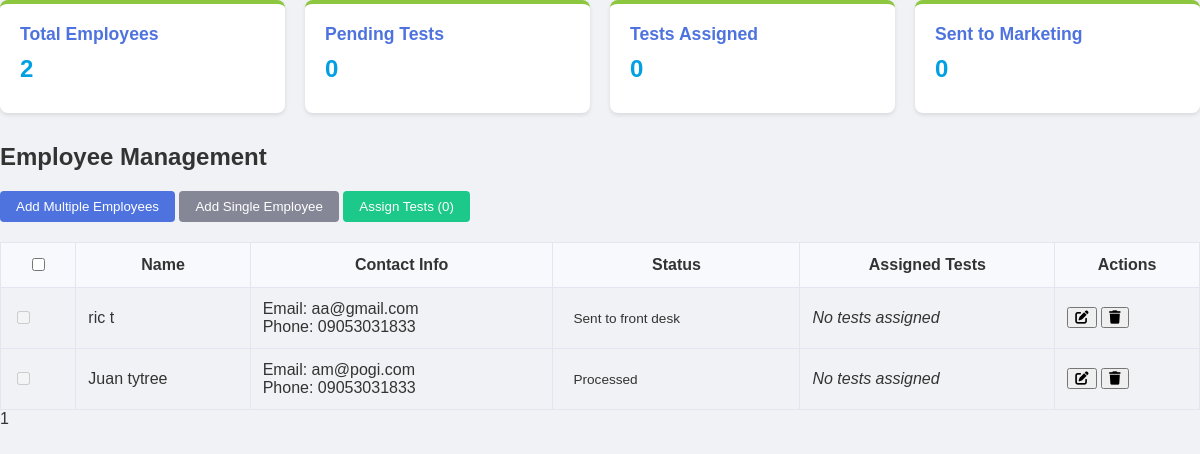
The page /company_rep_dashboard.php (signed in) on the database its author committed.
### tables this page shows
CREATE TABLE `employees` (
  `id` int(11) NOT NULL,
  `company_id` int(11) DEFAULT NULL,
  `first_name` varchar(50) NOT NULL,
  `last_name` varchar(50) NOT NULL,
  `age` int(11) DEFAULT NULL,
  `gender` enum('male','female','other') DEFAULT NULL,
  `birthday` date DEFAULT NULL,
  `email` varchar(100) DEFAULT NULL,
  `contact_number` varchar(20) DEFAULT NULL,
  `created_at` timestamp NOT NULL DEFAULT current_timestamp(),
  `tests` text DEFAULT NULL,
  `address` text DEFAULT NULL,
  `status` varchar(50) DEFAULT 'registered',
  `sent_to_front_desk_at` datetime DEFAULT NULL,
  `patient_id` varchar(10) DEFAULT NULL,
  `username` varchar(50) DEFAULT NULL,
  `password` varchar(50) DEFAULT NULL,
  `appointment_date` date DEFAULT NULL,
  `appointment_time` time DEFAULT NULL
);

### company_rep_dashboard.php (the view, shortened to what this page needs)
<?php
include 'db_connection.php';
$page = isset($_GET['page']) ? (int)$_GET['page'] : 1;
$per_page = 10;
$offset = ($page - 1) * $per_page;
$total_query = $conn->prepare("SELECT COUNT(*) as total FROM employees WHERE company_id = ?");
$total_query->bind_param("i", $_SESSION['company_id']);
$total_query->execute();
$total_result = $total_query->get_result()->fetch_assoc();
$total_employees = $total_result['total'];
$total_pages = ceil($total_employees / $per_page);
$employee_query = $conn->prepare("
    SELECT e.*,
           GROUP_CONCAT(t.name) as assigned_tests,
           COUNT(DISTINCT et.test_id) as test_count
    FROM employees e
    LEFT JOIN employee_tests et ON e.id = et.employee_id
    LEFT JOIN tests t ON et.test_id = t.id
    WHERE e.company_id = ?
    GROUP BY e.id
    ORDER BY e.created_at DESC
    LIMIT ? OFFSET ?
");
$employee_query->bind_param("iii", $_SESSION['company_id'], $per_page, $offset);
$employee_query->execute();
$employees = $employee_query->get_result();
$counts_query = $conn->prepare("
    SELECT
        COUNT(*) as total_employees,
        SUM(CASE WHEN status = 'pending_tests' THEN 1 ELSE 0 END) as pending_tests,
        SUM(CASE WHEN status = 'tests_assigned' THEN 1 ELSE 0 END) as tests_assigned,
        SUM(CASE WHEN status = 'sent_to_marketing' THEN 1 ELSE 0 END) as sent_to_marketing
    FROM employees
    WHERE company_id = ?
");
$counts_query->bind_param("i", $_SESSION['company_id']);
$counts_query->execute();
$counts = $counts_query->get_result()->fetch_assoc();
?>
<!DOCTYPE html>
<html lang="en">
<head>
    <link rel="stylesheet" href="https://cdnjs.cloudflare.com/ajax/libs/font-awesome/6.0.0-beta3/css/all.min.css">
    <link rel="stylesheet" href="styles.css">
</head>
<body>
    <div class="container">
        <div class="dashboard-stats">
            <div class="stat-card">
                <h3>Total Employees</h3>
                <p><?php echo $counts['total_employees']; ?></p>
            </div>
            <div class="stat-card">
                <h3>Pending Tests</h3>
                <p><?php echo $counts['pending_tests']; ?></p>
            </div>
            <div class="stat-card">
                <h3>Tests Assigned</h3>
                <p><?php echo $counts['tests_assigned']; ?></p>
            </div>
            <div class="stat-card">
                <h3>Sent to Marketing</h3>
                <p><?php echo $counts['sent_to_marketing']; ?></p>
            </div>
        </div>
        <div class="card">
            <div class="card-header">
                <h2>Employee Management</h2>
                <div class="header-actions">
                    <button class="btn btn-primary" id="addBulkEmployees">Add Multiple Employees</button>
                    <button class="btn btn-secondary" id="addSingleEmployee">Add Single Employee</button>
                    <button class="btn btn-success" id="assignTestsBtn" disabled>
                        Assign Tests (<span id="selectedCount">0</span>)
                    </button>
                </div>
            </div>
            <div class="card-body">
                <table class="employee-table">
                    <thead>
                        <tr>
                            <th><input type="checkbox" id="selectAll"></th>
                            <th>Name</th>
                            <th>Contact Info</th>
                            <th>Status</th>
                            <th>Assigned Tests</th>
                            <th>Actions</th>
                        </tr>
                    </thead>
                    <tbody>
                        <?php while($employee = $employees->fetch_assoc()): ?>
                        <tr>
                            <td>
                                <input type="checkbox" name="employee_ids[]"
                                       value="<?php echo $employee['id']; ?>"
                                       <?php echo ($employee['status'] !== 'pending_tests') ? 'disabled' : ''; ?>>
                            </td>
                            <td><?php echo htmlspecialchars($employee['first_name'] . ' ' . $employee['last_name']); ?></td>
                            <td>
                                Email: <?php echo htmlspecialchars($employee['email']); ?><br>
                                Phone: <?php echo htmlspecialchars($employee['contact_number']); ?>
                            </td>
                            <td>
                                <span class="status-badge status-<?php echo $employee['status']; ?>">
                                    <?php echo ucfirst(str_replace('_', ' ', $employee['status'])); ?>
                                </span>
                            </td>
                            <td>
                                <?php if ($employee['test_count'] > 0): ?>
                                    <?php echo htmlspecialchars($employee['assigned_tests']); ?>
                                <?php else: ?>
                                    <em>No tests assigned</em>
                                <?php endif; ?>
                            </td>
                            <td>
                                <button class="btn-action edit-employee" data-id="<?php echo $employee['id']; ?>">
                                    <i class="fas fa-edit"></i>
                                </button>
                                <button class="btn-action delete-employee" data-id="<?php echo $employee['id']; ?>">
                                    <i class="fas fa-trash"></i>
                                </button>
                            </td>
                        </tr>
                        <?php endwhile; ?>
                    </tbody>
                </table>
                <div class="pagination">
                    <?php for($i = max(1, $page-2); $i <= min($total_pages, $page+2); $i++): ?>
                        <?php if($i == $page): ?>
                            <span class="active"><?php echo $i; ?></span>
                        <?php else: ?>
                            <a href="?page=<?php echo $i; ?>"><?php echo $i; ?></a>
                        <?php endif; ?>
                    <?php endfor; ?>
                </div>
            </div>
        </div>
    </div>
</body>
</html>

### styles.css (style rules this page uses)
:root { --primary-blue: #00A0E3; --primary-green: #8DC63F; --text-gray: #58595B; --background-color: #f0f2f5; --card-background: #ffffff; --text-color: #333333; --header-bg: #333333; }
body { font-family: 'Arial', sans-serif; background-color: var(--background-color); color: var(--text-color); margin: 0; padding: 0; display: flex; flex-direction: column; min-height: 100vh; }
.dashboard-stats { display: flex; flex-wrap: wrap; justify-content: space-between; gap: 20px; }
.stat-card { background-color: var(--card-background); border-radius: 10px; box-shadow: 0 4px 6px rgba(0,0,0,0.1); padding: 20px; flex: 1 1 calc(33.333% - 20px); min-width: 200px; transition: all 0.3s ease; border-top: 4px solid var(--primary-green); }
.stat-card h3 { color: var(--primary-green); font-size: 1.1em; margin-bottom: 10px; }
.stat-card p { font-size: 2em; font-weight: bold; color: var(--primary-blue); margin: 0; }

### company_rep_dashboard.php (style rules this page uses)
.dashboard-stats { display: grid; grid-template-columns: repeat(auto-fit, minmax(200px, 1fr)); gap: 20px; margin-bottom: 30px; }
.stat-card { background: white; padding: 20px; border-radius: 8px; box-shadow: 0 2px 4px rgba(0,0,0,0.1); }
.stat-card h3 { margin: 0; color: #4e73df; }
.stat-card p { font-size: 24px; margin: 10px 0; }
.employee-table { width: 100%; border-collapse: collapse; margin-top: 20px; }
.employee-table th, .employee-table td { padding: 12px; border: 1px solid #e3e6f0; }
.employee-table th { background: #f8f9fc; font-weight: bold; }
.btn { padding: 8px 16px; border-radius: 4px; border: none; cursor: pointer; }
.btn-primary { background: #4e73df; color: white; }
.btn-secondary { background: #858796; color: white; }
.btn-success { background: #1cc88a; color: white; }
.status-badge { padding: 4px 8px; border-radius: 12px; font-size: 0.85em; }

### rows shown on the page
employees: first_name+last_name "ric t", email "aa@gmail.com", contact_number "09053031833", status "Sent to front desk"
employees: first_name+last_name "Juan tytree", email "am@pogi.com", contact_number "09053031833", status "Processed"

### other values the page prints
$counts['total_employees'] "2"
$counts['pending_tests'] "0"
$counts['tests_assigned'] "0"
$counts['sent_to_marketing'] "0"
